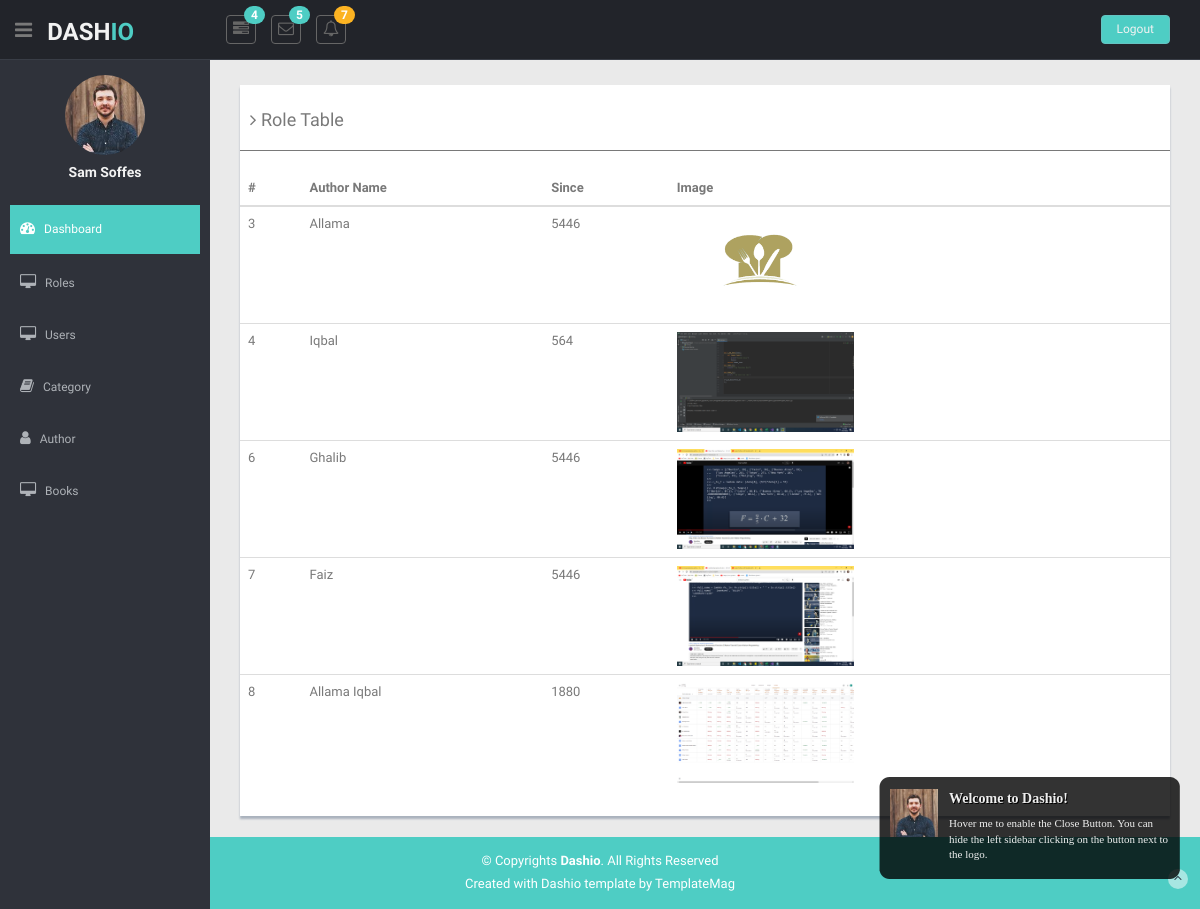
/Admin/author_show.php, run on the app's committed database.
### tables this page shows
CREATE TABLE `author` (
  `id` int(11) NOT NULL,
  `auth_name` varchar(20) NOT NULL,
  `since` varchar(20) NOT NULL,
  `auth_picture` varchar(100) NOT NULL
);

### Admin/author_show.php (the view, shortened to what this page needs)
<?php include('header.php') ;
include('connection.php') ;
$q="select * from author";
$run=mysqli_query($con,$q);
?>
<section id="main-content">
      <section class="wrapper">
          <div class="col-md-12 mt">
            <div class="content-panel">
              <table class="table table-hover">
                <h4><i class="fa fa-angle-right"></i> Role Table</h4>
                <hr>
                <thead>
                  <tr>
                    <th>#</th>
                    <th>Author Name</th>
                    <th>Since</th>
                    <th>Image</th>
                  </tr>
                </thead>
                <tbody>
            <?php while($data=mysqli_fetch_assoc($run)) { ?>
                  <tr>
                    <td><?php  echo $data['id'] ?></td>
                    <td><?php  echo $data['auth_name'] ?></td>
                    <td><?php  echo $data['since'] ?></td>
                    <td><img src="<?php  echo $data['auth_picture'] ?>" height=100/></td>
                  </tr>
<?php } ?>
                </tbody>
              </table>
            </div>
          </div>
      </section>
    </section>
<?php include('footer.php') ?>

### Admin/css/style.css (style rules this page uses)
body { color: #797979; background: #eaeaea; font-family: 'Ruda', sans-serif; padding: 0px !important; margin: 0px !important; font-size:13px; }
hr { margin-top: 20px; margin-bottom: 20px; border: 0; border-top: 1px solid #797979; }
.mt { margin-top: 25px; }
#main-content { margin-left: 210px; }
.wrapper { display: inline-block; margin-top: 60px; padding-left: 15px; padding-right: 15px; padding-bottom: 15px; padding-top: 0px; width: 100%; }
.content-panel { background: #ffffff; box-shadow: 0px 3px 2px #aab2bd; padding-top: 15px; padding-bottom: 5px; }
.content-panel h4 { margin-left: 10px; }

### data on the page
author: id "3", auth_name "Allama", since "5446", auth_picture (picture)
author: id "4", auth_name "Iqbal", since "564", auth_picture (picture)
author: id "6", auth_name "Ghalib", since "5446", auth_picture (picture)
author: id "7", auth_name "Faiz", since "5446", auth_picture (picture)
author: id "8", auth_name "Allama Iqbal", since "1880", auth_picture (picture)
